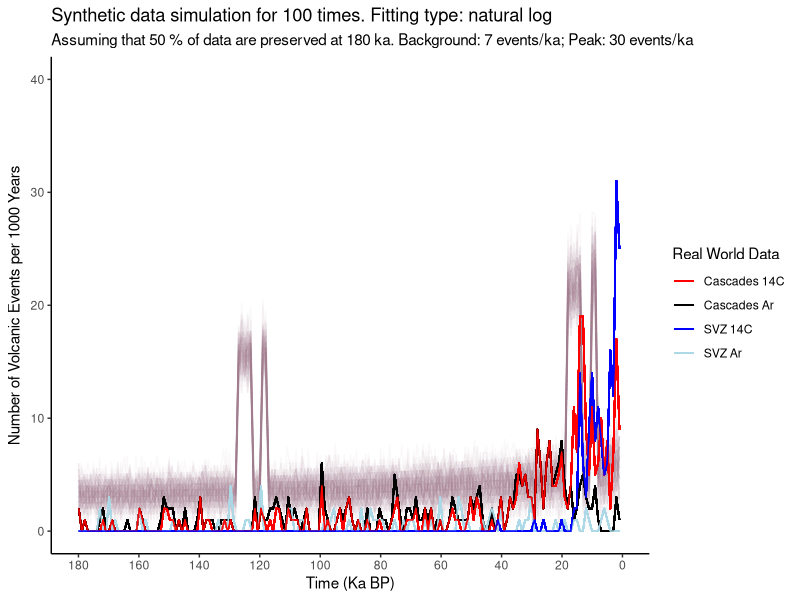

This figure's R source:
## ---- chunk 1
knitr::opts_chunk$set(echo = FALSE, warning=FALSE, message=FALSE)

## ---- chunk 2
synthetic_gen <- function(background, background_sd, peak, peak_sd, ar_uncertainty, degla1_begin, degla1_end, degla2_begin, degla2_end, small, gap){
  
  bg <- background
  pk <- peak
  bgsd <- background_sd
  pksd <- peak_sd
  t1 <- degla1_begin
  t2 <- degla1_end
  t3 <- degla2_begin
  t4 <- degla2_end
  gap <- as.integer(gap)
  
  library(ggplot2)
  
  # Initiating a new data.frame for the synthetic data
  syn <- data.frame(ka = c(1:180))
  syn$yearsBP <- NA
  for (i in 1:nrow(syn)){
    syn$yearsBP[i] <- syn$ka[i] * 1000
  }
  
  # Generating the synthetic data
  # method:
  # 1) Background noise = 5 +/- 4;
  #    The variation is based on the normal distribution
  #    using rnorm(1, mean=5, sd=2) function with as.integer()function
  #    which is: as.integer(rnorm(1, mean=5, sd=2))
  # 2) Peaks at interglacial periods:
  #    when ka -> (14, 18) OR (123, 127)
  # 3) Data at peaks = 30 +/- 5
  #    which is: as.integer(rnorm(1, mean=30, sd=2.5))
  syn$events <- NA
  
  if(small==1){
      for (i in 1:nrow(syn)){
        if(isTRUE(i>=t4 && i<=t3) || isTRUE(i>=t2 && i<=t1)){
            syn$events[i] <- as.integer(rnorm(1, mean=pk, sd=pksd))
            if(syn$events[i] < 0){
              syn$events[i] <- 0
            }
        } else if(isTRUE(i>=(t4-gap) && i<=(t4-gap+1)) || isTRUE(i>=(t2-gap) && i<=(t2-gap+1))){
            syn$events[i] <- as.integer(rnorm(1, mean=pk, sd=pksd))
            if(syn$events[i] < 0){
              syn$events[i] <- 0
            }
        } else {
            syn$events[i] <- as.integer(rnorm(1, mean=bg, sd=bgsd))
            if(syn$events[i] < 0){
              syn$events[i] <- 0
            }
        }
    }
  } else {
    for (i in 1:nrow(syn)){
        if(isTRUE(i>=t4 && i<=t3) || isTRUE(i>=t2 && i<=t1)){
            syn$events[i] <- as.integer(rnorm(1, mean=pk, sd=2.5))
            if(syn$events[i] < 0){
              syn$events[i] <- 0
            }
        } else {
            syn$events[i] <- as.integer(rnorm(1, mean=bg, sd=2))
            if(syn$events[i] < 0){
              syn$events[i] <- 0
            }
        }
    }
  }
  
  # generating temporal uncertainty up to 10% for Argon dating
  for (i in 2:(nrow(syn)-1)){
    x <- runif(1,0,1)
    if(x < ar_uncertainty/2){
      syn$events[i-1] <- syn$events[i-1] * (1 + ar_uncertainty/2)
      syn$events[i] <-  syn$events[i] * (1 - ar_uncertainty/2)
      if(syn$events[i] < 0){
        syn$events[i] <- 0
      }
    } else if (x > (1 - ar_uncertainty/2)) {
      syn$events[i] <- syn$events[i] * (1 + ar_uncertainty/2)
      syn$events[i+1] <-  syn$events[i+1] * (1 - ar_uncertainty/2)
      if(syn$events[i+1] < 0){
        syn$events[i+1] <- 0
      }
    }
  }
  
  
  # plot to see the synthetic data
  
  plot <- ggplot()+
    geom_line(data=syn, aes(x=syn$ka, y=syn$events))+
    scale_x_reverse(limits = c(180, 0),breaks = scales::pretty_breaks(n = 18)) +
    ggtitle("Synthetic data") +
    theme(panel.grid.major = element_blank(), panel.grid.minor = element_blank(),
          panel.background = element_blank(), axis.line = element_line(colour = "black"))+
    labs(y = "Events",
         x = "Ka")
  
  plot
  
  return(syn)
}

## ---- chunk 3
mc_syn <- function(type, p, run, background, background_sd, peak, peak_sd, ar_uncertainty, degla1_begin, degla1_end, degla2_begin, degla2_end, small, gap, plot){
  
  require(stringdist)
  
  #df <- syn
  #p <- 0.1
  #run <- 100
  
  
  bg <- background
  pk <- peak
  bgsd <- background_sd
  pksd <- peak_sd
  t1 <- degla1_begin
  t2 <- degla1_end
  t3 <- degla2_begin
  t4 <- degla2_end
  #type <-"linear"
  cascades_ar<-read.csv(file="realData/cascades_ar.csv", header=TRUE, sep=",")
  svz_ar<-read.csv(file="realData/svz_ar.csv", header=TRUE, sep=",")
  cascades_14c<-read.csv(file="realData/cascades_14c.csv", header=TRUE, sep=",")
  svz_14c<-read.csv(file="realData/svz_14c.csv", header=TRUE, sep=",")
  
  # Initiating the output data frame
  output <- data.frame(ka = c(1:180))
  
  if(type %in% "linear"){
    
    for(mc in 1:run){
      # generate a new synthetic dataset
      df <- synthetic_gen(bg, bgsd, pk, pksd, ar_uncertainty, t1, t2, t3, t4, small, gap)
      
      # calculate the number of events preserved in each time period
      output$nextrun <- NA
      df$prob <- NA
      
      # In the linear case, the fitting curve y = kx + b passes through (0,1) and (180, p)
      # Therefore:
      # b = 1 and 180k + 1 = p
      # solve: k = (p-1)/180
      # And the curve is: y = (p-1) * x / 180 + 1 where y is the prob and x is ka
      # And the number of preserved events is y * df$events[i]
      
      for (i in 1:nrow(output)){
        df$prob[i] <- (p-1) * df$ka[i] / 180 + 1
        output$nextrun[i] <- ((p-1) * output$ka[i] / 180 + 1) * df$events[i]
      }

      
      # set the column name
      names(output)[mc+1] <- paste("Simu",toString(mc), sep = " ", collapse = NULL)

    }
    # plot
    
    if(plot==0){
        maint <- paste("Synthetic data simulation for", toString(run), "times. Fitting type:", type)
        subt <- paste("Assuming that", toString(p*100), "% of data are preserved at 180 ka. Background:", toString(bg), "events/ka; Peak:", toString(pk), "events/ka")
        last <- run + 1
        plot <- ggplot()
        for(i in 2:last){
              gg.data <- data.frame(Time=output[,1], Events=output[,i])
              plot<- plot+
              geom_line(data=gg.data, aes(x=Time, y=Events),size = 0.5, colour="#A67C94", alpha = 0.05) 
            }
    
        plot <- plot + scale_x_reverse(limits = c(180, 0.1),breaks = scales::pretty_breaks(n = 9)) +
        ggtitle(maint, subt) +
        theme(panel.grid.major = element_blank(), panel.grid.minor = element_blank(),
            panel.background = element_blank(), axis.line = element_line(colour = "black"))+
        scale_y_continuous(name = expression("Number of Volcanic Events per 1000 Years"), limits = c(0, 40))+
        labs(y = "Counts",
            x = "Time (Ka BP)",
            colour = "Parameter")
        print(plot)
    } else {
        maint <- paste("Synthetic data simulation for", toString(run), "times. Fitting type:", type)
        subt <- paste("Assuming that", toString(p*100), "% of data are preserved at 180 ka. Background:", toString(bg), "events/ka; Peak:", toString(pk), "events/ka")
        last <- run + 1
        plot <- ggplot()
        for(i in 2:last){
              gg.data <- data.frame(Time=output[,1], Events=output[,i])
              plot<- plot+
              geom_line(data=gg.data, aes(x=Time, y=Events),size = 0.5, colour="#A67C94", alpha = 0.05)+
              geom_freqpoly(data=cascades_ar, aes(x=ka, colour="Cascades Ar"), bins=180)+
              geom_freqpoly(data=svz_ar, aes(x=ka, colour="SVZ Ar"), bins=180)+
              geom_freqpoly(data=cascades_14c, aes(x=ka, colour="Cascades 14C"), bins=180)+
              geom_freqpoly(data=svz_14c, aes(x=ka, colour="SVZ 14C"), bins=180)+
              scale_colour_manual(values = c(
                'Cascades Ar' = 'black',
                'Cascades 14C' = 'red',
                'SVZ Ar' = 'light blue',
                'SVZ 14C' = 'blue'))
            }
    
        plot <- plot + scale_x_reverse(limits = c(180, 0.1),breaks = scales::pretty_breaks(n = 9)) +
        ggtitle(maint, subt) +
        theme(panel.grid.major = element_blank(), panel.grid.minor = element_blank(),
            panel.background = element_blank(), axis.line = element_line(colour = "black"),
            legend.key = element_rect(colour = "white", fill = NA))+
        scale_y_continuous(name = expression("Number of Volcanic Events per 1000 Years"), limits = c(0, 40))+
        labs(y = "Counts",
            x = "Time (Ka BP)",
            colour = "Real World Data")
        print(plot)
          
        }

    
    # return data
    return(output)
    
  } else if (type %in% "inverse"){
    for(mc in 1:run){
      # generate a new synthetic dataset
      df <- synthetic_gen(bg, bgsd, pk, pksd, ar_uncertainty, t1, t2, t3, t4, small, gap)
      
      # calculate the number of events preserved in each time period
      output$nextrun <- NA
      df$prob <- NA
      
      # In the linear case, the fitting curve y = k/(x + b) passes through (0,1) and (180, p)
      # Therefore:
      # b = -k and k/(180 + k) = p
      # solve: k = 180*p/(1 - p)
      # And the curve is: y = (180 * p / (1 - p))/ (x + (180 * p / (1 - p)))
      # where y is the prob and x is ka
      # And the number of preserved events is y * df$events[i]
      
      for (i in 1:nrow(output)){
        df$prob[i] <- (180 * p / (1 - p))/ (df$ka[i] + (180 * p / (1 - p)))
        output$nextrun[i] <- df$prob[i] * df$events[i]
      }
      
      
      # set the column name
      names(output)[mc+1] <- paste("Simu",toString(mc), sep = " ", collapse = NULL)
      
    }
    
    # plot
    if(plot==0){
       maint <- paste("Synthetic data simulation for", toString(run), "times. Fitting type:", type, "proportional")
      subt <- paste("Assuming that", toString(p*100), "% of data are preserved at 180 ka. Background:", toString(bg), "events/ka; Peak:", toString(pk), "events/ka")
      last <- run + 1
      plot <- ggplot()
      for(i in 2:last){
        gg.data <- data.frame(Time=output[,1], Events=output[,i])
        plot<- plot+
          geom_line(data=gg.data, aes(x=Time, y=Events),size = 0.5, colour="#A67C94", alpha = 0.05) 
      }
    
      plot <- plot + scale_x_reverse(limits = c(180, 0.1),breaks = scales::pretty_breaks(n = 9)) +
        ggtitle(maint, subt) +
        theme(panel.grid.major = element_blank(), panel.grid.minor = element_blank(),
              panel.background = element_blank(), axis.line = element_line(colour = "black"),
              legend.key = element_rect(colour = "white", fill = NA))+
        scale_y_continuous(name = expression("Number of Volcanic Events per 1000 Years"), limits = c(0, 40))+
        labs(y = "Counts",
            x = "Time (Ka BP)",
            colour = "Parameter")
      print(plot)
    } else {
       maint <- paste("Synthetic data simulation for", toString(run), "times. Fitting type:", type, "proportional")
      subt <- paste("Assuming that", toString(p*100), "% of data are preserved at 180 ka. Background:", toString(bg), "events/ka; Peak:", toString(pk), "events/ka")
      last <- run + 1
      plot <- ggplot()
      for(i in 2:last){
        gg.data <- data.frame(Time=output[,1], Events=output[,i])
        plot<- plot+
          geom_line(data=gg.data, aes(x=Time, y=Events),size = 0.5, colour="#A67C94", alpha = 0.05)+
          geom_freqpoly(data=cascades_ar, aes(x=ka, colour="Cascades Ar"), bins=180)+
          geom_freqpoly(data=svz_ar, aes(x=ka, colour="SVZ Ar"), bins=180)+
          geom_freqpoly(data=cascades_14c, aes(x=ka, colour="Cascades 14C"), bins=180)+
          geom_freqpoly(data=svz_14c, aes(x=ka, colour="SVZ 14C"), bins=180)+
          scale_colour_manual(values = c(
            'Cascades Ar' = 'black',
            'Cascades 14C' = 'red',
            'SVZ Ar' = 'light blue',
            'SVZ 14C' = 'blue'))
        }
      plot <- plot + scale_x_reverse(limits = c(180, 0.1),breaks = scales::pretty_breaks(n = 9)) +
        ggtitle(maint, subt) +
        theme(panel.grid.major = element_blank(), panel.grid.minor = element_blank(),
              panel.background = element_blank(), axis.line = element_line(colour = "black"),
              legend.key = element_rect(colour = "white", fill = NA))+
        scale_y_continuous(name = expression("Number of Volcanic Events per 1000 Years"), limits = c(0, 40))+
        labs(y = "Counts",
            x = "Time (Ka BP)",
            colour = "Real World Data")
      print(plot)
    }

  } else if (type %in% "log"){
    
    # for convenience in natural log calculation, we use probability of DROPPING instead of KEEPING
    # so we need to initiating a new var called p1
    
    p1 <- 1 - p
    
    for(mc in 1:run){
      # generate a new synthetic dataset
      df <- synthetic_gen(bg, bgsd, pk, pksd, ar_uncertainty, t1, t2, t3, t4, small, gap)
      
      # calculate the number of events preserved in each time period
      output$nextrun <- NA
      df$prob <- NA
      
      # In the natural log case, the fitting curve y = ln(x+b)/k passes through (0,1) and (180, p1)
      # detailed calculation could be found on the github folder named naturalLog.png
      # And the curve is: y = ln(x+1)/(5.198/p1)
      # And the number of preserved events is (1-y) * df$events[i]
      
      for (i in 1:nrow(output)){
        df$prob[i] <- 1- (log(df$ka[i] + 1) / (5.198 / p1))
        output$nextrun[i] <- df$prob[i] * df$events[i]
      }
      
      
      # set the column name
      names(output)[mc+1] <- paste("Simu",toString(mc), sep = " ", collapse = NULL)
      
    }
    # plot
    
    if(plot==0){
          maint <- paste("Synthetic data simulation for", toString(run), "times. Fitting type: natural", type)
          subt <- paste("Assuming that", toString(p*100), "% of data are preserved at 180 ka. Background:", toString(bg), "events/ka; Peak:", toString(pk), "events/ka")
          last <- run + 1
          plot <- ggplot()
          for(i in 2:last){
              gg.data <- data.frame(Time=output[,1], Events=output[,i])
              plot<- plot+
              geom_line(data=gg.data, aes(x=Time, y=Events),size = 0.5, colour="#A67C94", alpha = 0.05) 
            }
    
          plot <- plot + scale_x_reverse(limits = c(180, 0.1),breaks = scales::pretty_breaks(n = 9)) +
          ggtitle(maint, subt) +
          theme(panel.grid.major = element_blank(), panel.grid.minor = element_blank(),
              panel.background = element_blank(), axis.line = element_line(colour = "black"))+
              scale_y_continuous(name = expression("Number of Volcanic Events per 1000 Years"), limits = c(0, 40))+
              labs(y = "Counts",
                   x = "Time (Ka BP)",
                  colour = "Parameter")
          print(plot)
    } else {
          maint <- paste("Synthetic data simulation for", toString(run), "times. Fitting type: natural", type)
          subt <- paste("Assuming that", toString(p*100), "% of data are preserved at 180 ka. Background:", toString(bg), "events/ka; Peak:", toString(pk), "events/ka")
          last <- run + 1
          plot <- ggplot()
          for(i in 2:last){
              gg.data <- data.frame(Time=output[,1], Events=output[,i])
              plot<- plot+
              geom_line(data=gg.data, aes(x=Time, y=Events),size = 0.5, colour="#A67C94", alpha = 0.05)+
              geom_freqpoly(data=cascades_ar, aes(x=ka, colour="Cascades Ar"), bins=180)+
              geom_freqpoly(data=svz_ar, aes(x=ka, colour="SVZ Ar"), bins=180)+
              geom_freqpoly(data=cascades_14c, aes(x=ka, colour="Cascades 14C"), bins=180)+
              geom_freqpoly(data=svz_14c, aes(x=ka, colour="SVZ 14C"), bins=180)+
              scale_colour_manual(values = c(
                'Cascades Ar' = 'black',
                'Cascades 14C' = 'red',
                'SVZ Ar' = 'light blue',
                'SVZ 14C' = 'blue'))
           }
    
          plot <- plot + scale_x_reverse(limits = c(180, 0.1),breaks = scales::pretty_breaks(n = 9)) +
          ggtitle(maint, subt) +
          theme(panel.grid.major = element_blank(), panel.grid.minor = element_blank(),
              panel.background = element_blank(), axis.line = element_line(colour = "black"),
              legend.key = element_rect(colour = "white", fill = NA))+
              scale_y_continuous(name = expression("Number of Volcanic Events per 1000 Years"), limits = c(0, 40))+
              labs(y = "Counts",
                   x = "Time (Ka BP)",
                  colour = "Real World Data")
          print(plot)
    }

    
    # return data
    return(output)
    
  } else {
    error <- "Fitting curve options: linear, log or inverse"
    print(error)
    return(NA)
  }
  
  
}
## ---- chunk 4
setwd("~/Documents/github/synthetic_svz")
# Set the working directory to one level above the folder containing real world data csv files

result <- mc_syn("log", 0.5, 100, 7, 2, 30, 2.5, 0.1, 127, 123, 18, 14, 1, 5, 1)
